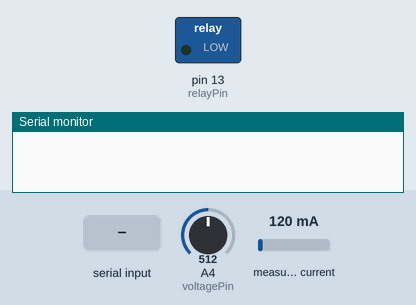
Recording of a sketch running on a simulated Arduino Uno, built with avr-gcc and run on an emulated ATmega328P. On the bench: switched loads named in the sketch (green lamp = pin HIGH), the last lines printed to the serial monitor. The inputs (shaded band) are chosen by the test bench; at power-on: A4 (voltagePin) = 512, measured current 120 mA.

Above: at 1.2 s.
1.3 s: "+on-off" received over Serial
At 3.0 s:
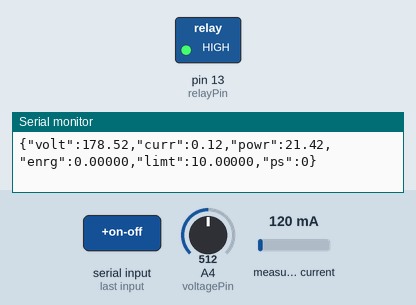
3.6 s: "+off" received over Serial
At 4.6 s:
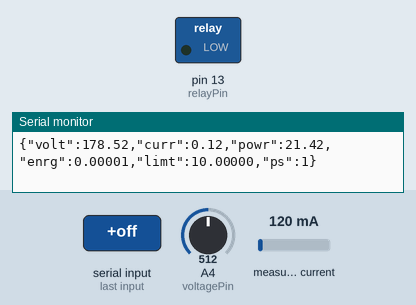
5.7 s: "+on" received over Serial
At 7.3 s:
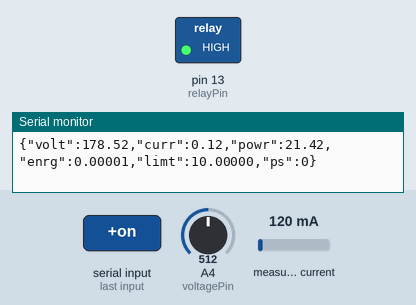
Timing chart, 0 to 8.8 s (numbered marks = the images above; inputs shaded):
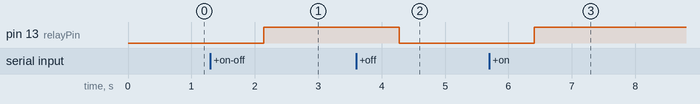

The sketch:

IoT_Socket.ino
```cpp
#include <ACS712.h>

#define voltagePin A4
#define voltageDividerRatio 101.0

#define currentPin A3
#define relayPin 13

#define off 0
#define on 1

ACS712  ACS(currentPin, 5.0, 1023, 66);

unsigned long lastReadTime = 0, lastSendTime = 0;

float energyLimit = 10.0;

String Buffer = "", data = "", mem = "";

bool state = off;

struct IoT_Socket
{
  float current = 0.0, voltage = 0.0, power = 0.0, energy = 0.0;

  void init()
  {
    pinMode(relayPin, 1);
    switchOFF();
    Serial.begin(9600);
    Buffer.reserve(64);
    mem.reserve(20);
    data.reserve(20);
    ACS.autoMidPoint();
  }
  float measureCurrentAC()
  {
    current = ACS.mA_AC();
    current /= 1000.0;
    return current;
  }
  float measureVoltage()
  {
    voltage = analogRead(voltagePin);
    voltage = (voltage * 5.0) / 1023.0;
    voltage = voltage * voltageDividerRatio;
    voltage /= 1.414;
    return voltage;
  }

  float measureVoltageAC()
  {
    float val = 0;
    float maxpk = 0, RMS = 0;
    unsigned long Time = millis(), sampleTime = 1000;
    while (millis() - Time <= sampleTime)
    {
      for (int i = 0; i < 300; ++i)
      {
        val += analogRead(voltagePin);
        val /= 2;
      }
      if (val <= 0)
      {
        maxpk = 0;
      }
      else
      {
        if (val > maxpk)
        {
          maxpk = val;
        }
      }
    }
    maxpk = (maxpk * 505.0) / 1024.0;
    RMS = maxpk * 0.707;
    voltage = RMS;
    return voltage;
  }

  void takeReadings()
  {
    measureVoltageAC();
    measureCurrentAC();
    power = voltage * current;
    if (millis() - lastReadTime >= 2000)
    {
      if (state == on)
      {
        energy += (power * 0.00056) / 1000.0;
        if (energy >= energyLimit)
        {
          switchOFF();
        }
      }
      lastReadTime = millis();
    }
  }

  void load_buffer(void)
  {
    Buffer = "";
    Buffer.concat("{\"volt\":");
    Buffer.concat(voltage);
    Buffer.concat(",\"curr\":");
    Buffer.concat(current);
    Buffer.concat(",\"powr\":");
    Buffer.concat(power);
    Buffer.concat(",\"enrg\":");
    Buffer.concat(String(energy, 5));
    Buffer.concat(",\"limt\":");
    Buffer.concat(String(energyLimit, 5));
    Buffer.concat(",\"ps\":");
    Buffer.concat(state);
    Buffer.concat("}");
  }

  bool isListData(String *data)
  {
    if (data->startsWith("[") && data->endsWith("]"))
    {
      return true;
    }
    else
    {
      return false;
    }
  }

  String readStrList(String *memory, String strList, byte position)
  {
    byte index = 0;
    *memory = "";
    for (int i = 0; i < strList.length(); i++)
    {
      if (strList[i] == ',')
      {
        index++;
      }
      if (index == position - 1)
      {
        memory->concat(strList[i]);
      }
    }
    if (memory->startsWith(","))
    {
      *memory = memory->substring(memory->indexOf(',') + 1);
    }
    return *memory;
  }


  void sendData()
  {
    if (millis() - lastSendTime >= 2000)
    {
      load_buffer();
      Serial.println(Buffer);
      lastSendTime = millis();
    }
  }

  void checkSerial()
  {
    if (Serial.available())
    {
      while (Serial.available() > 0)
      {
        delay(3);
        char c = Serial.read();
        data += c;
      }
    }
    if (data.length() > 0)
    {
      data.trim();
      if (isListData(&data))
      {
        data = data.substring(data.indexOf('[') + 1, data.indexOf(']'));
        String command = readStrList(&mem, data, 1);
        if (command == "eLim")
        {
          energy = 0.0;
          energyLimit = readStrList(&mem, data, 2).toFloat();
        }
      }
      else if (data == "+on-off")
      {
        switchONOFF();
      }
      else if (data == "+on")
      {
        switchON();
      }
      else if (data == "+off")
      {
        switchOFF();
      }
      data = "";
    }
  }

  void switchONOFF()
  {
    if (state == off)
    {
      digitalWrite(relayPin, 1);
      state = on;
    }
    else if (state == on)
    {
      digitalWrite(relayPin, 0);
      state = off;
    }
  }

  void switchON()
  {
    digitalWrite(relayPin, 1);
    state = on;
  }

  void switchOFF()
  {
    digitalWrite(relayPin, 0);
    state = off;
  }

  void run()
  {
    takeReadings();
    sendData();
    checkSerial();
  }
} iotSock;


void setup() {
  iotSock.init();
}

void loop() {
  iotSock.run();
}
```

Measured:
- after the input at 1.3 s, pin 13 (relayPin): LOW → HIGH after 0.84 s
- after the input at 3.6 s, pin 13 (relayPin): HIGH → LOW after 0.67 s
- after the input at 5.7 s, pin 13 (relayPin): LOW → HIGH after 0.70 s
